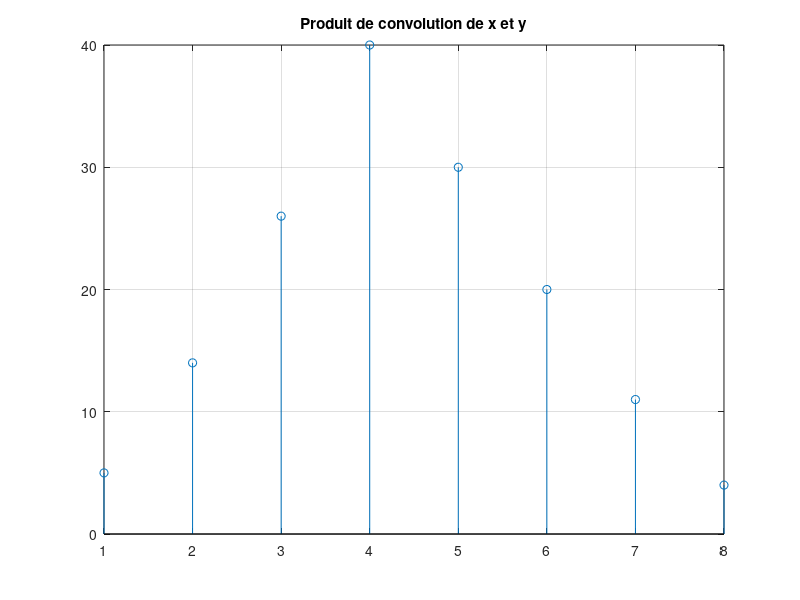

This figure's MATLAB source:
clear all;
close all;

% 1er methode => méthode du tableau x
% Initialisation
x = [1 2 3 4];
y = [5 4 3 2 1];
lx = length(x);
ly = length(y);
lz = lx + ly - 1;

x = [x zeros(1, lz-lx)];
y = [y zeros(1, lz-ly)];
z = zeros(1, lz); 

% Produit de convolution
for k=1:lz
    s=0;
    for n=0:k-1
        s = s + (x(n+1)*y(k-n));
    end
    z(k) = s;
end

% Comparaison 
z;
conv(x, y);

% 2e methode => par les domaines
X = fft(x, lz);
Y = fft(y, lz);

Z = X.*Y;

z2 = ifft(Z)
err = z-z2;
round(z2);

stem(z2);
grid();
title("Produit de convolution de x et y");